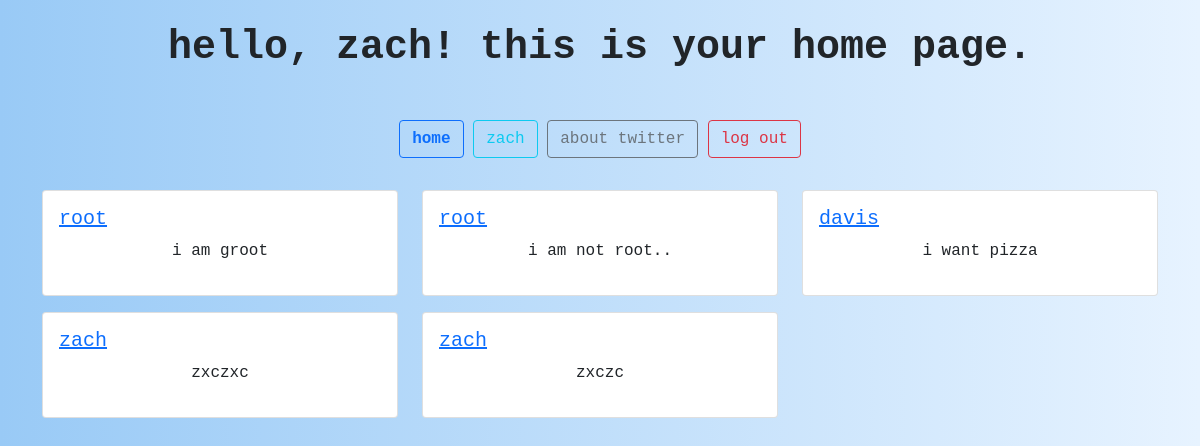
The app's page /home (signed in) with its own data.
### core/models.py (models this page shows)
class Tweet(models.Model):
    body = models.TextField()
    created_at = models.DateTimeField(auto_now=True)
    author = models.ForeignKey(User, on_delete=models.DO_NOTHING)
    likes = models.IntegerField()
    hashtags = models.ManyToManyField(HashTag)

### core/views.py (the view)
# urls.py: path('home', home_view, name='home')
def home_view(request):
    if not request.user.is_authenticated:
        return redirect('/login')
    if request.method == 'POST':
        body = request.POST['body']
        Tweet.objects.create(body=body, author=request.user, likes=0)
    tweets = Tweet.objects.all()
    return render(request, 'home.html', {'tweets': tweets})

### core/templates/home.html (shortened to what this page needs)
<!doctype html>
<html lang="en">
<head>
    <link href="https://cdn.jsdelivr.net/npm/bootstrap@5.0.0-beta3/dist/css/bootstrap.min.css" rel="stylesheet">
</head>
<body>
    <div class="container">
        <br/>
        <h1>
            <p><b>hello, {{request.user.username}}! this is your home page.</b></p>
        </h1>
        <br/> {% if request.user.is_authenticated %}
        <p style="margin-top: 0.5rem; margin-bottom: 2rem;">
            <a class="btn btn-outline-primary" href='/home'><b>home</b></a>
            <a class="btn btn-outline-info" href='profile/{{request.user}}'>{{request.user}}</a>
            <a class="btn btn-outline-secondary" href='/'>about twitter</a>
            <a class="btn btn-outline-danger" href='/logout'>log out</a> {% endif %}
        </p>
        <div class="row">
             {% for tweet in tweets %}
            <div class="col-md-4">
                <div class="card" style="margin-bottom: 1rem">
                    <div class="card-body">
                        <h5 class="card-title"><a href='profile/{{tweet.author}}'>{{tweet.author}}</a></h5>
                        <p>{{tweet.body}}</p>
                    </div>
                </div>
            </div>
            {% endfor %}
        </div>
    </div>
</body>
</html>

### core/templates/home.html (style rules this page uses)
body { background-color: #99CAF6; background-image: linear-gradient(to right, #99CAF6, #E7F3FF); font-family: "Courier New", Courier, monospace; }
p { text-align: center; vertical-align: middle; }

### records on screen
Tweet: author "root", body "i am groot"
Tweet: author "root", body "i am not root.."
Tweet: author "davis", body "i want pizza"
Tweet: author "zach", body "zxczxc"
Tweet: author "zach", body "zxczc"

### other values on screen
{{ request.user.username }} "zach"
{{ request.user }} "zach"
